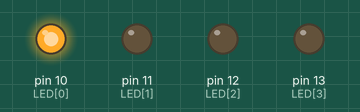
Recording of a sketch running on a simulated Arduino Uno, built with avr-gcc and run on an emulated ATmega328P. On the bench: output pins drawn as LEDs (lit = HIGH).

Above: at 0.2 s.
At 1.2 s:
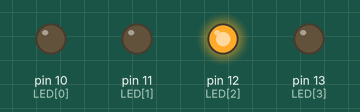
At 1.7 s:
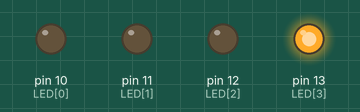
At 3.2 s:
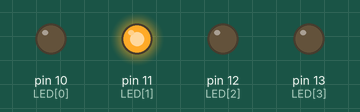
At 4.7 s:
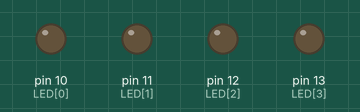
Timing chart, 0 to 5.8 s (numbered marks = the images above):
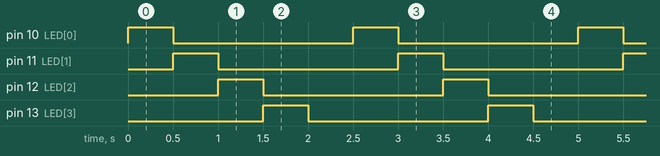

The sketch:

Led.ino
```cpp
// ex. 3 - three LED pattern
int LED[]={10,11,12,13};
void setup() {
  for (int i=0;i<4; i++){
    pinMode(LED[i], OUTPUT);
  }
  //pinMode(LED[0], OUTPUT);pinMode(LED[1], OUTPUT);  pinMode(LED[2], OUTPUT);
}
int upLED=0;
void loop() {
  for(int i=0 ;i<4;i++) {
      digitalWrite(LED[i], LOW);
  }
  digitalWrite(LED[upLED], HIGH);
  delay(500);
  upLED++;
  if (upLED >3) upLED=-1;
//  for(int i=0 ;i<4;i++) {
//      digitalWrite(LED[i], LOW);
//  }
//  delay(1000);
//
//  digitalWrite(LED[0], LOW); digitalWrite(LED[1], LOW); digitalWrite(LED[2], LOW); digitalWrite(LED[3], LOW); delay(1000);
//  digitalWrite(LED[0], LOW); digitalWrite(LED[1], LOW); digitalWrite(LED[2], LOW); digitalWrite(LED[3], HIGH); delay(1000);
//  digitalWrite(LED[0], LOW); digitalWrite(LED[1], LOW); digitalWrite(LED[2], HIGH); digitalWrite(LED[3], LOW); delay(1000);
//  digitalWrite(LED[0], LOW); digitalWrite(LED[1], HIGH); digitalWrite(LED[2], LOW); digitalWrite(LED[3], LOW); delay(1000);
//  digitalWrite(LED[0], HIGH); digitalWrite(LED[1], LOW); digitalWrite(LED[2], LOW); digitalWrite(LED[3], LOW); delay(1000);
}
//// ex. 2 - three LED pattern
//void setup() {
//  pinMode(11, OUTPUT);pinMode(12, OUTPUT);  pinMode(13, OUTPUT);
//}
//
//void loop() {
//  digitalWrite(11, LOW); digitalWrite(12, LOW);  digitalWrite(13, LOW); delay(1000);
//  digitalWrite(11, LOW); digitalWrite(12, LOW);  digitalWrite(13, HIGH); delay(1000);
//  digitalWrite(11, LOW); digitalWrite(12, HIGH);  digitalWrite(13, LOW); delay(1000);
//  digitalWrite(11, HIGH); digitalWrite(12, LOW);  digitalWrite(13, LOW); delay(1000);
//}

//Example 1
//void setup() {
//  pinMode(12, OUTPUT);
//  pinMode(13, OUTPUT);
//}
//
//void loop() {
//  digitalWrite(12, HIGH);
//  digitalWrite(13, LOW); delay(1000);
//  digitalWrite(12, LOW);
//  digitalWrite(13, HIGH);delay(1000);
//}
```

Measured:
- by itself, pin 10 (LED[0]), pin 11 (LED[1]), pin 12 (LED[2]), pin 13 (LED[3]): alternates HIGH for 0.50 s and LOW for 2.0 s
- by itself, everything shown: repeats every 2.5 s, in 5 steps
